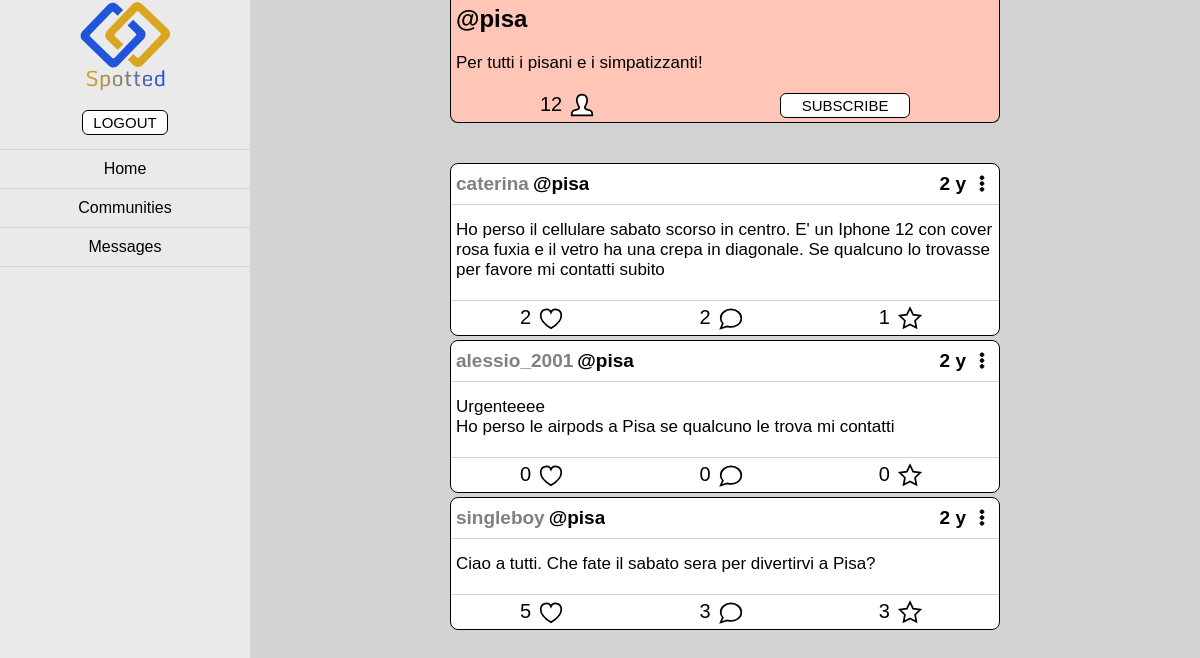
Page /community.php?community=pisa (signed in) on the committed database.
### tables this page shows
CREATE TABLE `communities` (
  `creation_time` timestamp NOT NULL DEFAULT CURRENT_TIMESTAMP,
  `name_` varchar(30) NOT NULL,
  `creator` varchar(20) DEFAULT NULL,
  `description` text,
  PRIMARY KEY (`name_`),
  KEY `creator` (`creator`),
  CONSTRAINT `communities_ibfk_1` FOREIGN KEY (`creator`) REFERENCES `users` (`username`)
);

CREATE TABLE `posts` (
  `id` int(11) NOT NULL AUTO_INCREMENT,
  `creation_time` timestamp NOT NULL DEFAULT CURRENT_TIMESTAMP,
  `username` varchar(20) DEFAULT NULL,
  `content` text NOT NULL,
  `nlikes` int(11) NOT NULL DEFAULT '0',
  `community` varchar(30) DEFAULT NULL,
  `ncomments` int(11) NOT NULL DEFAULT '0',
  `anonym` tinyint(1) NOT NULL DEFAULT '0',
  `napplies` int(11) DEFAULT '0',
  `open` tinyint(1) DEFAULT '1',
  PRIMARY KEY (`id`),
  KEY `username` (`username`),
  KEY `posts_ibfk_2` (`community`),
  CONSTRAINT `posts_ibfk_1` FOREIGN KEY (`username`) REFERENCES `users` (`username`) ON DELETE CASCADE ON UPDATE CASCADE,
  CONSTRAINT `posts_ibfk_2` FOREIGN KEY (`community`) REFERENCES `communities` (`name_`) ON DELETE SET NULL ON UPDATE CASCADE
);

### php/database.php (called while the page is built, shortened)
<?php
function get_community($active_user, $database, $community_name)
{
    $query = $database->prepare("SELECT (SELECT COUNT(*) FROM subscriptions WHERE community = ?) AS count, C.*, IF(S.username IS NOT NULL, 1, 0) AS subscribed FROM communities C LEFT OUTER JOIN subscriptions S ON C.name_ = S.community AND S.username = ? WHERE C.name_ = ?");
    $query->bind_param("sss", $community_name, $active_user, $community_name);
    $query->execute();
    if($result = $query->get_result())
    {
        $row =  $result->fetch_assoc();
        return $row;
    }
    else
    {
        die("Connection failed: " . $database->connect_error);
    }
}
function get_community_posts($database, $community_name, $maxid = PHP_INT_MAX, $offset = 0, $nposts = 15)
{
    $query = $database->prepare("SELECT posts.* FROM posts WHERE community = ? AND id < ? ORDER BY id DESC LIMIT ?, ?");
    $query->bind_param("siii", $community_name, $maxid, $offset, $nposts);
    $query->execute();
    if($result = $query->get_result())
    {
        return $result;
    }
    else
    {
        die("Connection failed: " . $database->connect_error);
    }
}
function is_applied($database, $post, $user)
{
    $query = $database->prepare("SELECT accepted FROM applications WHERE username = ? AND post = ?");
    $query->bind_param("si", $user, $post);
    $query->execute();
    if($result = $query->get_result())
    {
        return 0;
    }
    else
    {
        die("Connection failed: " . $database->connect_error);
    }
}
function is_liked($database, $post, $user)
{
    $query = $database->prepare("SELECT COUNT(*) AS C FROM likes WHERE username = ? AND post = ?");
    $query->bind_param("si", $user, $post);
    $query->execute();
    if($result = $query->get_result())
    {
        $row = $result->fetch_assoc();
        if($row["C"] != 0)
            return true;
        else
            return false;
    }
    else
    {
        die("Connection failed: " . $database->connect_error);
    }
}
?>

### php/display.php (the view, shortened to what this page needs)
<?php
    require_once "database.php";
    function display_community($active_user, $database, $community)
    {
        echo "<div ";
        if($community["subscribed"])
            echo "class= 'community community_subscribed'";
        else
            echo "class= 'community community_unsubscribed'";
        echo " id = 'community+".$community['name_']."'><div class = 'community_title'><a href='./community.php?community=".$community["name_"]."'>&#64;".$community['name_']."</a></div><div class = 'community_desc'>".nl2br(htmlspecialchars($community['description']))."</div>";
        echo "<div class = 'subbar'><div class='nsubs'>";
        echo "<span class = 'subcount' id = 'subs_count+".$community['name_']."'>".$community["count"]."</span>";
        echo "</div>";
        if(!$community["subscribed"])
            echo "<button id='subscribe_button+".$community['name_']."' class='subbutton subscribe'>SUBSCRIBE</button>";
        else
            echo "<button id='unsubscribe_button+".$community['name_']."' class='subbutton unsubscribe'>UNSUBSCRIBE</button>";
        echo "</div></div>";
    }
    function display_community_posts($database, $community)
    {
        $posts = get_community_posts($database, $community['name_']);
        while($row = $posts->fetch_assoc())
        {
            display_post($database, $row, $community["subscribed"]);
        }
    }
    function display_post($database, $post, $editable = true)
    {
        echo post_html($database, $post, $editable);
    }
    function time_elapsed($date)
    {
        $interval = strtotime(date('Y-m-d H:i:s', time())) - strtotime($date);
        $interval = floor($interval / 60);
        $interval = floor($interval / 60);
        $interval = floor($interval / 24);
        $interval = floor($interval / 30.436875);
        $interval = floor($interval / 12);
            return $interval." y";
    }
    function like_icon()
    {
        return "<svg class='likeicon' width='40px' height='40px' viewBox='-2 -3 28 28'><path d='M12 4.435c-1.989-5.399-12-4.597-12 3.568 0 4.068 3.06 9.481 12 14.997 8.94-5.516 12-10.929 12-14.997 0-8.118-10-8.999-12-3.568z'></path></svg>";
    }
    function comm_icon()
    {
        return "<svg class='commicon' width=40px height= 40px viewBox='-2 -3 28 28'><path d='M12 1c-6.628 0-12 4.573-12 10.213 0 2.39.932 4.591 2.427 6.164l-2.427 5.623 7.563-2.26c9.495 2.598 16.437-3.251 16.437-9.527 0-5.64-5.372-10.213-12-10.213z'></path></svg>";
    }
    function apply_icon()
    {
        return "<svg class='appicon' width=40px height= 40px viewBox='-2 -2 28 28'><path d='M12 .587l3.668 7.568 8.332 1.151-6.064 5.828 1.48 8.279-7.416-3.967-7.417 3.967 1.481-8.279-6.064-5.828 8.332-1.151z'></path></svg>";
    }
    function dotdotdot($type)
    {
        return "<svg class='dotdotdot_".$type."' width=40px height= 40px viewBox='-2 -5 28 28'><path d='m12 16.495c1.242 0 2.25 1.008 2.25 2.25s-1.008 2.25-2.25 2.25-2.25-1.008-2.25-2.25 1.008-2.25 2.25-2.25zm0-6.75c1.242 0 2.25 1.008 2.25 2.25s-1.008 2.25-2.25 2.25-2.25-1.008-2.25-2.25 1.008-2.25 2.25-2.25zm0-6.75c1.242 0 2.25 1.008 2.25 2.25s-1.008 2.25-2.25 2.25-2.25-1.008-2.25-2.25 1.008-2.25 2.25-2.25z'></path></svg>";
    }
    function post_html($database, $post, $editable = true)
    {
        if($post["open"])
            $postHTML = "<div class='post' id = 'post_".$post['id']."'>";
        else
            $postHTML = "<div class='post post_close' id = 'post_".$post['id']."'>";
        $postHTML .= "<div class='titlebar'>";
        if($_SESSION["name"] == $post["username"])
            $title_own_class = "title_own";
        else
            $title_own_class = "title_ext";
        if($post['anonym'] == 0)
            $postHTML .= "<p class='title username ".$title_own_class."'><a href='./user.php?user=".$post["username"]."'>".$post['username']."</a></p>";
        else
            $postHTML .= "<p class='title anonym ".$title_own_class."'>"."Anonymous"."</p>";
        $postHTML .= "<p class='title post_community'><a href = './community.php?community=".$post['community']."'>&#64;".$post['community']."</a></p>";
        $postHTML .= "<p class = 'title date'><time datetime = '".$post["creation_time"]."'>".time_elapsed($post["creation_time"])."</time></p>";
        if($_SESSION["name"] == $post["username"])
            $postHTML .= "<div class = 'dotdotdot_wrap' id = 'dotdotdot_".$post['id']."_own_".$post["open"]."'>".dotdotdot("post")."</div></div>";
        else
            $postHTML .= "<div class = 'dotdotdot_wrap' id = 'dotdotdot_".$post['id']."_ext_".$post['open']."'>".dotdotdot("post")."</div></div>";
        $postHTML .= "<p class='postcontent'>".nl2br(htmlspecialchars($post['content']))."</p>";
        if($editable)
            $postHTML .= "<div class = 'postbar' id = 'postbar_".$post['id']."'>";
        else
            $postHTML .= "<div class = 'postbar' id = 'unedit_postbar_".$post['id']."'>";
        if(is_liked($database, $post['id'], $_SESSION['name']))
            $postHTML .= "<div class='likes liked' id='liked_".$post['id']."'>";
        else
            $postHTML .= "<div class='likes unliked' id='unliked_".$post['id']."'>";
        $postHTML .= "<span class='likecount'>".$post['nlikes']."</span>".like_icon()."</div>";
        $postHTML .= "<div class='ncomments showcomments' id='showcomments_".$post['id']."_0'><span class='commcount'>".$post['ncomments']."</span>".comm_icon()."</div>";
        if($_SESSION["name"] == $post["username"])
            $postHTML .= "<div class='apply_button show_applicants' id='showapp_".$post['id']."'>";
        else
        {
            $app_status = is_applied($database, $post['id'], $_SESSION['name']);
            if($app_status == 2)
                $postHTML .= "<div class='apply_button applied accepted_app' id='acceptedapp_".$post['id']."_".get_application_id($_SESSION["name"], $database, $post['id'])."'>";
            elseif($app_status == 1)
                $postHTML .= "<div class='apply_button applied pending_app' id='applied_".$post['id']."'>";
            elseif($app_status == 0)
                $postHTML .= "<div class='apply_button unapplied' id='unapplied_".$post['id']."'>";
        }
        $postHTML .= "<span class='applycount'>".$post["napplies"]."</span>".apply_icon()."</div>";
        $postHTML .= "</div><div class='comments' id='comments_".$post['id']."'><div id = 'addcommentcontainer_".$post['id']."'></div><div id='comments_div_".$post['id']."'></div><div id = 'loadmore_comments_containet_".$post['id']."'></div></div>";
        $postHTML .= "<div class='applicants' id='applicants_".$post['id']."'><div id='applicants_div_".$post['id']."'></div><div id = 'loadmore_app_containet_".$post['id']."'></div></div></div>";
        return $postHTML;
    }
?>

### css/common_style.css (style rules this page uses)
html { cursor: default; margin: 0; padding: 0; font-size: 16px; height: 100%; background-color: lightgray; font-family:'Gill Sans', 'Gill Sans MT', 'Calibri', 'Trebuchet MS', sans-serif; }
body { margin: 0; }
button, select, a.button { display: inline-block; border: 1px solid black; font-family:'Gill Sans', 'Gill Sans MT', 'Calibri', 'Trebuchet MS', sans-serif; font-size: 0.9375rem; border-radius: 0.375rem; background-color: white; box-sizing: border-box; padding: 0.1875rem; padding-left: 0.625rem; padding-right: 0.625rem; margin-top: 0.25rem; margin-bottom: 0.25rem; cursor: pointer; transition-duration: 100ms; height: 1.5625rem; }
.postcontent { padding: 0.3125rem; padding-top: 0.9375rem; padding-bottom: 1.25rem; font-size: 1.0625rem; margin: 0; overflow-wrap: break-word; }
.titlebar { padding: 0.3125rem; display: flex; border-bottom: 1px solid lightgray; }
.title { margin-top: 0.25rem; margin-bottom: 0.25rem; margin-right: 0.25rem; font-size: 1.1875rem; font-weight: bold; text-overflow: ellipsis; }
.username { color: gray; overflow: hidden; word-break: keep-all; }
.post_community { color: black; overflow: hidden; word-break: keep-all; }
.date { margin-left: auto; white-space: nowrap; }
.post { box-sizing: border-box; border: 1px solid black; border-radius: 0.5rem; margin-top: 0.25rem; margin-bottom: 0.25rem; padding: 0; background-color: white; transition-duration: 100ms; }
.postbar { display: flex; justify-content: space-around; font-size: 1.25rem; border-top: 1px solid lightgray; padding: 0.3125rem; }
.likes, .ncomments, .apply_button, .dotdotdot_wrap_comm, .dotdotdot_wrap { cursor: pointer; }
.likes, .ncomments, .apply_button, .nsubs { display: flex; }
.commicon, .likeicon, .appicon, .subicon { stroke: black; stroke-width: 2px; fill: white; height: 1.5rem; width: 2.5rem; }
.dotdotdot_post { stroke: black; height: 1.5rem; width: 1.5rem; }
.commicon, .likeicon, .appicon { transition-duration: 100ms; }
.community { border: 1px solid black; border-radius: 0.5rem; margin-top: 0.25rem; margin-bottom: 0.25rem; transition-duration: 100ms; }
.community_unsubscribed { background-color: rgb(255, 197, 182); }
.community_desc { margin-bottom: 0.625rem; padding: 0.3125rem; font-size: 1.0625rem; overflow-wrap: break-word; }
.community_title { font-size: 1.1875rem; font-weight: bold; margin-bottom: 0.625rem; padding: 0.3125rem; }
.subbar { display: flex; justify-content: space-around; font-size: 1.25rem; height: 2.125rem; align-items: center; }
.subbutton, .subbutton_loading { margin: 0; min-width: 8.125rem; }
a { color: inherit; text-decoration: inherit; }

### css/community.css (style rules this page uses)
.community { border-top: 0; border-top-left-radius: 0; border-top-right-radius: 0; margin-top: 0; }
.community_title { font-size: 1.5rem; }

### rows in the picture
communities: name_ "pisa", description "Per tutti i pisani e i simpatizzanti!"
posts: username "caterina", community "pisa", creation_time "2 y", content "Ho perso il cellulare sabato scorso in centro. E' un Iphone 12 con cover rosa fuxia e il vetro ha una crepa in diagonale. Se qualcuno lo trovasse per favore mi contatti subito", nlikes "2", ncomments "2", napplies "1"
posts: username "alessio_2001", community "pisa", creation_time "2 y", content "Urgenteeee Ho perso le airpods a Pisa se qualcuno le trova mi contatti", nlikes "0", ncomments "0", napplies "0"
posts: username "singleboy", community "pisa", creation_time "2 y", content "Ciao a tutti. Che fate il sabato sera per divertirvi a Pisa?", nlikes "5", ncomments "3", napplies "3"

### other values in the picture
$community["count"] "12"
